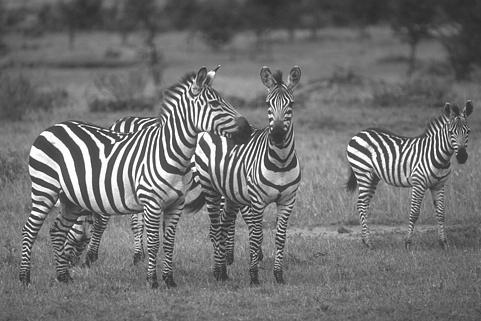
#> input picture 253027.jpg, 481 x 321 px, found by its file name
$ jupyter execute Muestreo_y_cuantizacion.ipynb   (shell and % lines are left out)
#> lines starting #> are read from the running program, lines starting #| are printed output that depends on the picture
# Muestreo y Cuantización en Procesamiento de Imágenes

El procesamiento digital de imágenes se basa en dos operaciones fundamentales:

Muestreo espacial: Convertir una imagen continua en una matriz discreta de píxeles

Cuantización: Asignar valores discretos a la intensidad de cada píxel

[cell 1]
# Preparación del entorno

import numpy as np
from cv2 import imread
import matplotlib.pyplot as plt

Estas bibliotecas son fundamentales:

NumPy: Permite trabajar con matrices (que es como se representan las imágenes)
OpenCV (cv2): Biblioteca especializada en procesamiento de imágenes
Matplotlib: Nos permite visualizar las imágenes y gráficos

[cell 2]
# Descargamos las imágenes de ejemplo

[cell 3]
# Muestra información básica de la imagen
def howis(img):
    print('Tamaño =', img.shape)     # Dimensiones de la matriz
    print('Máximo =', np.max(img))   # Valor más alto (más blanco)
    print('Mínimo =', np.min(img))   # Valor más bajo (más negro)

[cell 4]
# 3. CARGA Y VISUALIZACIÓN DE IMAGEN ORIGINAL
X = imread('253027.jpg')    # Lee la imagen del archivo
#> X is the input picture: shape (321, 481, 3); min 6, max 255, mean 112.1
X = X[:,:,0]               # Toma solo el primer canal (rojo)
#> X: shape (321, 481)
                          # Los : significan "todos los elementos"

[cell 5]
# Muestra la imagen original
plt.figure(figsize=(8,8))   # Crea figura de 8x8 pulgadas
plt.imshow(X, cmap='gray')  # Muestra imagen en escala de grises
plt.title('Imagen Original')
plt.show()                  # Muestra la figura
howis(X)                    # Muestra información
#| Tamaño = (321, 481)
#| Máximo = 255
#| Mínimo = 6

# Muestreo Espacial
El muestreo espacial reduce la resolución de una imagen tomando píxeles a intervalos regulares.

[cell 6]
d = 2   # Factor de muestreo: toma 1 pixel cada 'd' pixeles
(Nx,Mx) = X.shape          # Obtiene dimensiones de imagen original
#> Nx = 321; Mx = 481
ix = range(0,Nx,d)         # Crea secuencia de 0 a Nx saltando de d en d --FILAS--
jx = range(0,Mx,d)         # Igual para columnas
Ny = len(ix)               # Nueva altura = número de filas a tomar
#> Ny = 161
My = len(jx)               # Nueva anchura = número de columnas a tomar
#> My = 241

[cell 7]
# Crea nueva imagen muestreada
Y = np.zeros((Ny,My), np.uint8)  # Matriz vacía de enteros 0-255
for i in range(Ny):              # Para cada fila
    for j in range(My):          # Para cada columna
        Y[i,j] = X[ix[i],jx[j]]  # Copia el pixel correspondiente
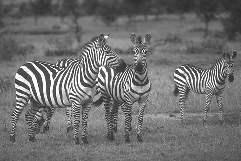
#> Y: shape (161, 241); min 20, max 255, mean 112

[cell 8]
# Muestra imagen muestreada
plt.figure(figsize=(8,8))
plt.imshow(Y, cmap='gray')
plt.title(f'Imagen Muestreada (factor {d})')
plt.show()
howis(Y)
#| Tamaño = (161, 241)
#| Máximo = 255
#| Mínimo = 20
print(f'Resolución reducida de {Nx}x{Mx} a {Ny}x{My} pixels')
#| Resolución reducida de 321x481 a 161x241 pixels

# Cuantizacion
La cuantización reduce el número de niveles de gris en la imagen.

[cell 9]
q = 32  # Factor de cuantización: define cuántos niveles de gris vamos a tener.
        # Si q=32, tendremos 256 / 32 = 8 niveles posibles: 0, 32, 64, ..., 224

# La siguiente línea aplica la fórmula de cuantización uniforme:
# Divide cada valor de píxel por q, lo que lo agrupa dentro de un intervalo (bin).
# Luego usa floor() para redondear hacia abajo al inicio del intervalo.
# Finalmente multiplica por q para volver al rango de valores original, pero reducido.
Z = np.floor(X/q)*q  # Ejemplo: si un píxel vale 90 y q=32 → 90/32 = 2.81 → floor = 2 → 2*32 = 64
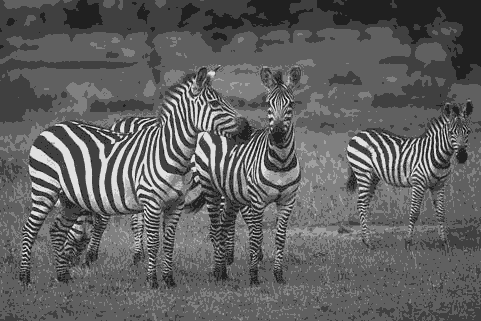
#> Z: shape (321, 481) float64; min 0, max 224, mean 96.1

# Convierte los valores cuantizados al tipo de dato uint8 (enteros de 0 a 255),
# que es el formato estándar para imágenes en escala de grises.
Z = Z.astype(np.uint8)

[cell 10]
# Muestra imagen cuantizada
plt.figure(figsize=(8,8))
plt.imshow(Z, cmap='gray')
plt.title(f'Imagen Cuantizada (factor {q})')
plt.show()
howis(Z)
#| Tamaño = (321, 481)
#| Máximo = 224
#| Mínimo = 0
print(f'Esta imagen tiene {int(256/q)} niveles de gris (original: 256)')

# Histograma de la imagen
El histograma muestra la distribución de los niveles de gris en la imagen.

[cell 11]
def hist(img):
    h = np.zeros(256)           # Vector para contar ocurrencias
    for i in range(img.shape[0]):    # Para cada fila
        for j in range(img.shape[1]): # Para cada columna
            h[img[i,j]] += 1         # Incrementa contador del valor
    return h

# VISUALIZACIÓN DE HISTOGRAMAS

[cell 12]
# Histograma imagen muestreada
plt.figure(figsize=(10,6))
plt.plot(hist(Y))
plt.title(f'Histograma - Imagen Muestreada\nResolución: {Ny}x{My} pixels')
plt.xlabel('Nivel de gris')
plt.ylabel('Número de pixels')
plt.grid(True, alpha=0.3)
plt.show()
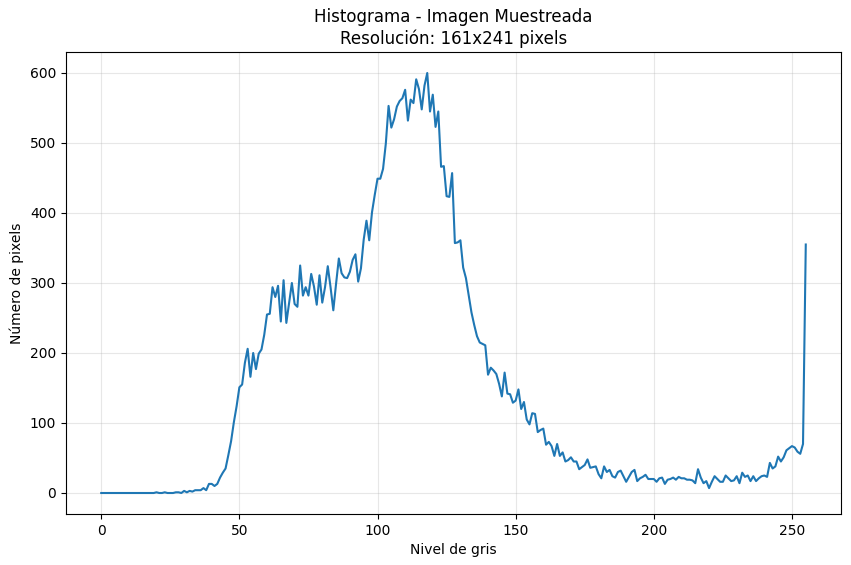
#> figure drawn by matplotlib, 1 panel; curve peaks at x = 118, y = 600

[cell 13]
# Histograma imagen cuantizada
plt.figure(figsize=(10,6))
plt.plot(hist(Z))
plt.title(f'Histograma - Imagen Cuantificada\nNiveles de gris: {int(256/q)}')
plt.xlabel('Nivel de gris')
plt.ylabel('Número de pixels')
plt.grid(True, alpha=0.3)
plt.show()
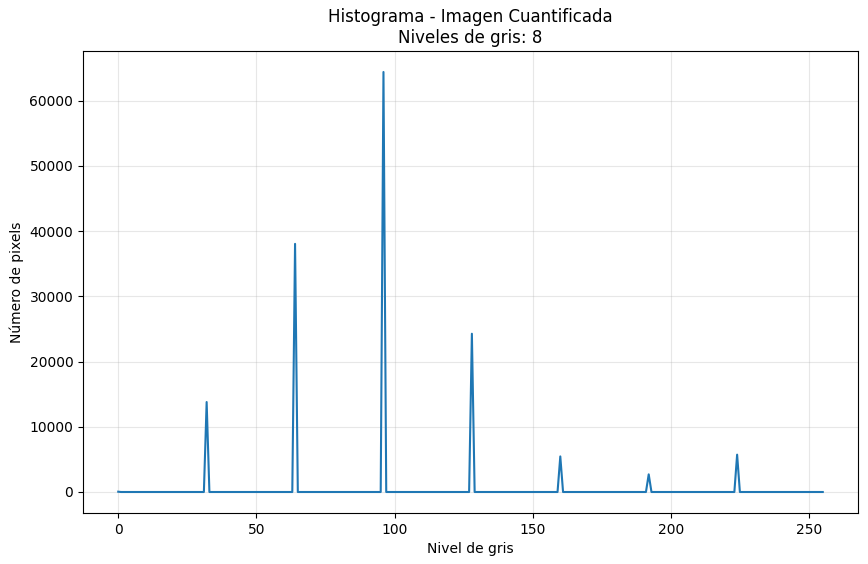
#> figure drawn by matplotlib, 1 panel; curve peaks at x = 96, y = 64382

$ run again, with flowers.jpeg copied over 253027.jpg
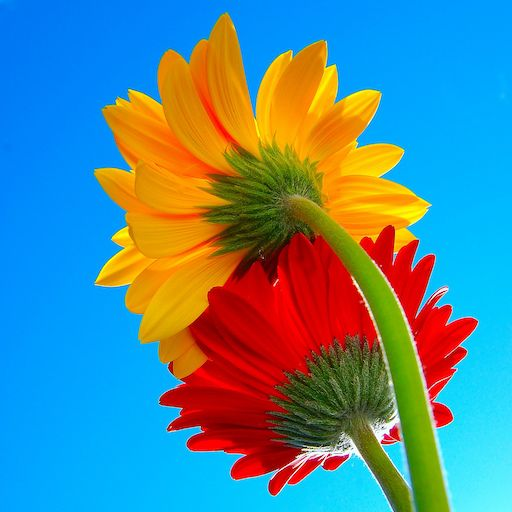
#> input picture flowers.jpeg, 512 x 512 px, found by its file name
#> X is the input picture: shape (512, 512, 3); mean B, G, R 145.1, 134.9, 86.6
#> X: shape (512, 512)
#| Tamaño = (512, 512)
#| Máximo = 255
#| Mínimo = 0
#> after the loop `for i in range(Ny):`:
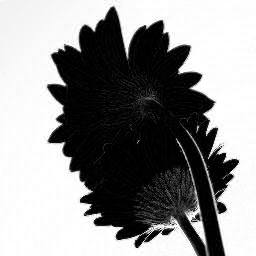
#> Y: shape (256, 256); min 0, max 255, mean 145.1
#| Tamaño = (256, 256)
#| Máximo = 255
#| Mínimo = 0
#| Resolución reducida de 512x512 a 256x256 pixels
#| Tamaño = (512, 512)
#| Máximo = 224
#| Mínimo = 0
#> `plt.show()`:
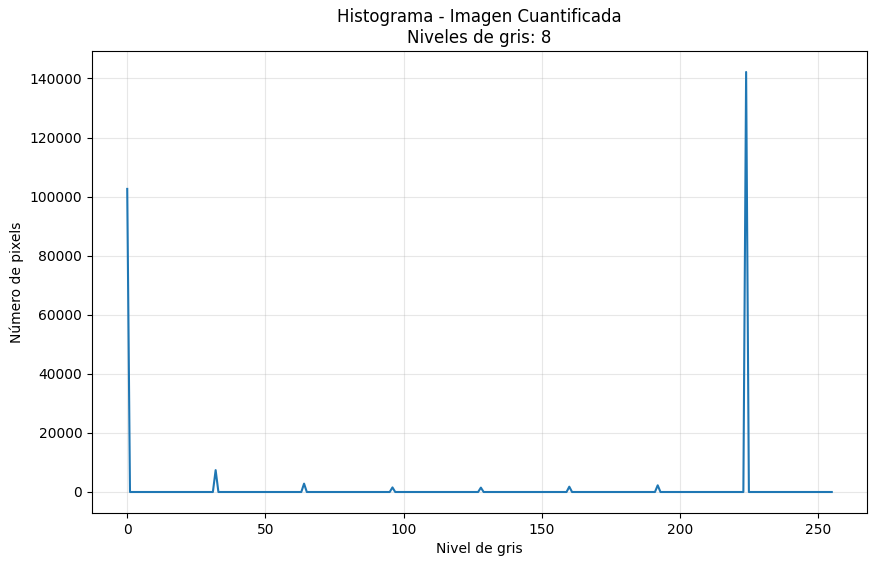
#> figure drawn by matplotlib, 1 panel; curve peaks at x = 224, y = 142197
